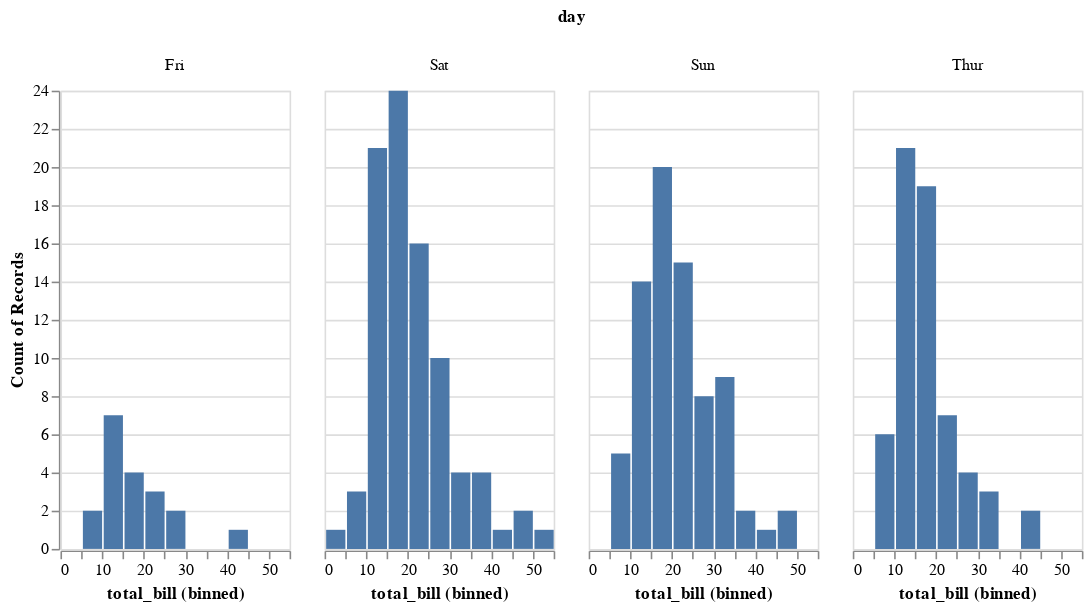

Notebook cell for this chart:
### Code cell
c = salt.FacetGrid(tips, col="day", height=4, aspect=.5)
display(c.map_dataframe(palt.hist, "total_bill"))

g = sns.FacetGrid(tips, col="day", height=4, aspect=.5)
g = g.map(plt.hist, "total_bill", bins=bins)

### Figure 1 — Vega-Lite specification as saved in the notebook (floating-point values rounded to 4 significant figures; data arrays with more than 128 entries replaced by an {"elided": "..."} marker saying what was removed)
{"$schema": "https://vega.github.io/schema/vega-lite/v2.4.1.json", "config": {"range": {"category": ["rgba(76,114,176,1)", "rgba(221,132,82,1)", "rgba(85,168,104,1)", "rgba(196,78,82,1)", "rgba(129,114,179,1)", "rgba(147,120,96,1)", "rgba(218,139,195,1)", "rgba(140,140,140,1)", "rgba(204,185,116,1)", "rgba(100,181,205,1)"]}, "view": {"height": 300, "width": 400}}, "data": {"values": {"elided": "244 records"}}, "facet": {"column": {"field": "day", "type": "nominal"}}, "spec": {"encoding": {"x": {"bin": true, "field": "total_bill", "type": "quantitative"}, "y": {"aggregate": "count", "type": "quantitative"}}, "height": 288, "mark": "bar", "width": 144}}
